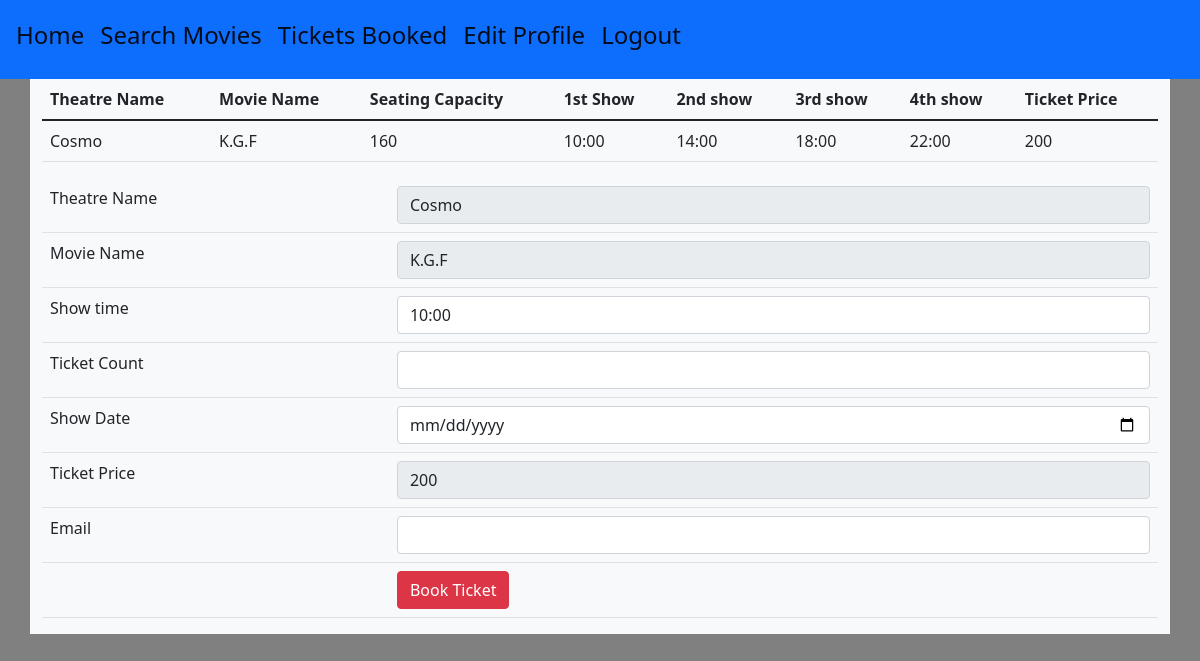
/bookmyshow?id=2, run on the app's committed database.
### tables this page shows
CREATE TABLE theatre1(
                               ID integer primary key autoincrement,
                               movie_name text,
                               language text,
                               release_date text,
                               seating_arrangement integer,
                               show_time1 text,
                               show_time2 text,
                               show_time3 text,
                               show_time4 text,
                               ticket_price integer,
                               theatre_name text
                               );

### admin.py (the view)
@admin.route("/bookmyshow")
def BookMyShow():
        getid = request.args.get('id')
        cursor=connection.cursor()
        count=cursor.execute("select theatre_name,movie_name,seating_arrangement,show_time1,show_time2,show_time3,show_time4,ticket_price from theatre1 where ID="+getid)
        result=cursor.fetchall()
        return render_template("user_bookmyshow.html",searchmovie=result)

### templates/user_bookmyshow.html (shortened to what this page needs)
<!DOCTYPE html>
<html lang="en">
<head>
    <link href="https://cdn.jsdelivr.net/npm/bootstrap@5.1.3/dist/css/bootstrap.min.css" rel="stylesheet">
</head>
<body>
  <nav class="navbar navbar-expand-lg navbar-light bg-primary p-3">
      <a class="navbar-brand" href="/userhome"><h4>Home</h4></a>
      <a class="navbar-brand" href="/searchmovie"><h4>Search Movies</h4></a>
      <a class="navbar-brand" href="/viewtickethistory"><h4>Tickets Booked</h4></a>
      <a class="navbar-brand" href="/userupdate"><h4>Edit Profile</h4></a>
      <a class="navbar-brand" href="/userlogin"><h4>Logout</h4></a>
</nav>
  <div class="container bg-light">
        <div class="row">
            <div class="col">
                <table class="table">
                    <thead>
                      <tr>
                        <th scope="col">Theatre Name</th>
                        <th scope="col">Movie Name</th>
                          <th scope="col">Seating Capacity</th>
                          <th scope="col">1st Show</th>
                          <th scope="col">2nd show</th>
                          <th scope="col">3rd show</th>
                          <th scope="col">4th show</th>
                          <th scope="col">Ticket Price</th>
                      </tr>
                    </thead>
                    <tbody>
                      {% for i in searchmovie %}
                      <tr>
                        <td>{{i[0]}}</td>
                          <td>{{i[1]}}</td>
                          <td>{{i[2]}}</td>
                          <td>{{i[3]}}</td>
                          <td>{{i[4]}}</td>
                          <td>{{i[5]}}</td>
                          <td>{{i[6]}}</td>
                          <td>{{i[7]}}</td>
                      </tr>
                      {% endfor %}
                    </tbody>
                  </table>
            </div>
        </div>
    </div>
  <div class="container bg-light">
        <div class="row">
            <div class="col">
                <form action="/popupbookmyshow" method="post">
                    {% for i in searchmovie %}
                    <table class="table">
                        <tr>
                            <td>Theatre Name</td>
                            <td> <input readonly value={{i[0]}} type="text" name="theatrename" class="form-control"> </td>
                        </tr>
                        <tr>
                            <td>Movie Name</td>
                            <td> <input readonly value={{i[1]}} type="text" name="moviename" class="form-control"> </td>
                        </tr>
                        <tr>
                            <td>Show time</td>
                            <td>
                               <select class="form-control" name="showtime">
                                   <option value={{i[3]}}>{{i[3]}}</option>
                               </select>
                            </td>
                        </tr>
                        <tr>
                            <td>Ticket Count</td>
                            <td> <input type="number" name="ticketcount" class="form-control"> </td>
                        </tr>
                        <tr>
                            <td>Show Date</td>
                            <td> <input type="date" name="showdate" class="form-control"> </td>
                        </tr>
                        <tr>
                            <td>Ticket Price</td>
                            <td> <input readonly value={{i[7]}} type="number" name="ticketprice" class="form-control"> </td>
                        </tr>
                        <tr>
                            <td>Email</td>
                            <td> <input type="email" name="email" class="form-control"> </td>
                        </tr>
                        <tr>
                            <td></td>
                            <td><button type="submit" class="btn btn-danger">Book Ticket</button></td>
                        </tr>
                    </table>
                    {% endfor %}
                </form>
            </div>
        </div>
    </div>
</body>
</html>

### templates/user_bookmyshow.html (style rules this page uses)
body { background : gray ; }

### data on the page
theatre1: theatre_name "Cosmo", movie_name "K.G.F", seating_arrangement "160", show_time1 "10:00", show_time2 "14:00", show_time3 "18:00", show_time4 "22:00", ticket_price "200", theatrename "Cosmo", moviename "K.G.F", showtime "10:00", ticketprice "200"
